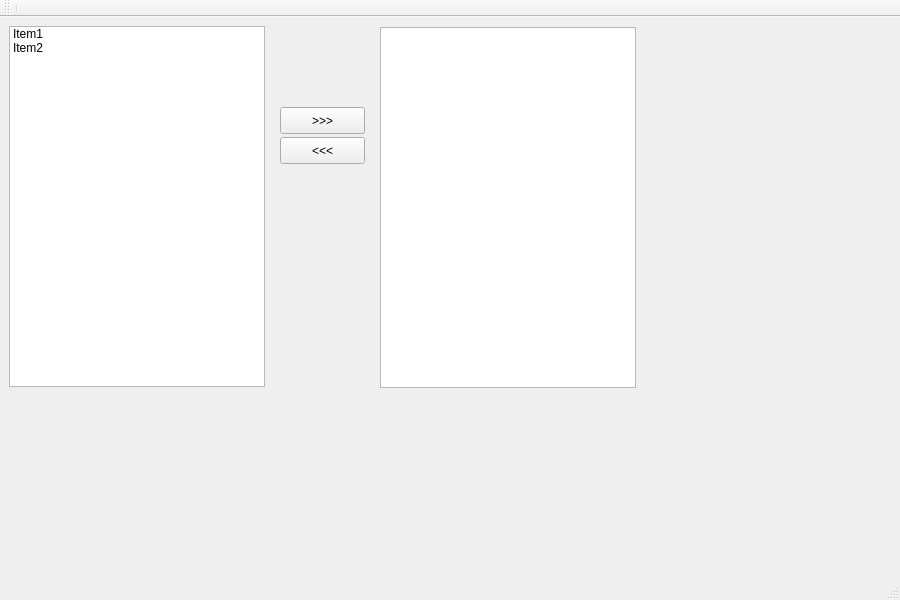
<?xml version="1.0" encoding="UTF-8"?>
<ui version="4.0">
 <class>MainWindow</class>
 <widget class="QMainWindow" name="MainWindow">
  <property name="geometry">
   <rect>
    <x>0</x>
    <y>0</y>
    <width>900</width>
    <height>600</height>
   </rect>
  </property>
  <property name="windowTitle">
   <string>MainWindow</string>
  </property>
  <widget class="QWidget" name="centralwidget">
   <widget class="QListWidget" name="listWidget">
    <property name="geometry">
     <rect>
      <x>9</x>
      <y>9</y>
      <width>256</width>
      <height>361</height>
     </rect>
    </property>
    <item>
     <property name="text">
      <string>Item1</string>
     </property>
    </item>
    <item>
     <property name="text">
      <string>Item2</string>
     </property>
    </item>
   </widget>
   <widget class="QListWidget" name="listWidget_2">
    <property name="geometry">
     <rect>
      <x>380</x>
      <y>10</y>
      <width>256</width>
      <height>361</height>
     </rect>
    </property>
   </widget>
   <widget class="QPushButton" name="left2rightButton_2">
    <property name="geometry">
     <rect>
      <x>280</x>
      <y>90</y>
      <width>85</width>
      <height>27</height>
     </rect>
    </property>
    <property name="text">
     <string>&gt;&gt;&gt;</string>
    </property>
   </widget>
   <widget class="QPushButton" name="right2leftButton">
    <property name="geometry">
     <rect>
      <x>280</x>
      <y>120</y>
      <width>85</width>
      <height>27</height>
     </rect>
    </property>
    <property name="text">
     <string>&lt;&lt;&lt;</string>
    </property>
   </widget>
  </widget>
  <widget class="QStatusBar" name="statusbar"/>
  <widget class="QToolBar" name="toolBar">
   <property name="windowTitle">
    <string>toolBar</string>
   </property>
   <attribute name="toolBarArea">
    <enum>TopToolBarArea</enum>
   </attribute>
   <attribute name="toolBarBreak">
    <bool>false</bool>
   </attribute>
   <addaction name="separator"/>
  </widget>
 </widget>
 <resources/>
 <connections/>
</ui>
